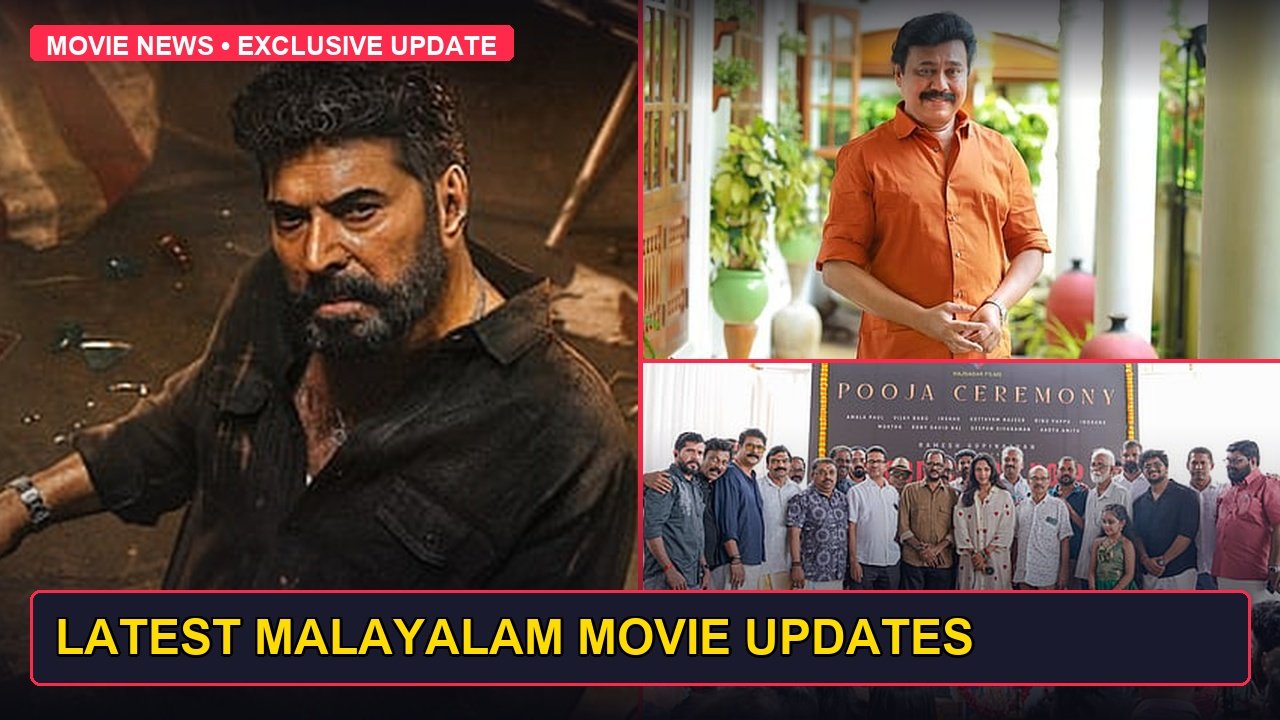
#> input picture outputs/youtube_thumbnails/sample_youtube_thumbnail.jpg, 1280 x 720 px
$ python -i thumbnail_generator.py   (imports and definitions only)
#> lines starting #> are read from the running program, lines starting #| are printed output that depends on the picture
"""
Automated YouTube Thumbnail Generator Module
Creates broadcast-quality 1280x720 YouTube thumbnail with:
- Gemini AI Creative Director: AI-generated main_hook, sub_text, badge, color_theme, layout_style
- Next-Gen Broadcast Engine: 3D Impact typography, glowing neon diagonal separators, cinematic vignette
- Backward-compatible create_collage_thumbnail() for legacy callers
"""

import os
import io
import re
import shutil
import subprocess
import base64
import tempfile
import requests
from pathlib import Path
from typing import List, Optional, Dict, Any
from PIL import Image, ImageDraw, ImageFont, ImageFilter, ImageEnhance

BASE_DIR = Path(__file__).resolve().parent
OUTPUT_DIR = BASE_DIR / "outputs"
THUMBNAIL_DIR = OUTPUT_DIR / "youtube_thumbnails"
# [1 line not run here, left out]


# [160 lines left out: functions find_headless_browser, get_font, get_best_font, clean_text_no_emoji, upgrade_image_url_quality, download_image, not called in this run]


def enhance_poster(img: Image.Image) -> Image.Image:
    """Enhances contrast, saturation, and sharpness for cinematic punch."""
    try:
        c = ImageEnhance.Contrast(img).enhance(1.22)
        s = ImageEnhance.Color(c).enhance(1.25)
        sh = ImageEnhance.Sharpness(s).enhance(1.35)
        return sh
    except Exception:
        return img


# [734 lines left out: functions crop_center, crop_smart, draw_3d_text, create_quad_malayalam_thumbnail, create_nextgen_thumbnail, create_collage_thumbnail, not called in this run]


# ─────────────────────────────────────────────────────────────────────────────
# SELF-TEST
# ─────────────────────────────────────────────────────────────────────────────

# [15 lines not run here, left out]

>>> import cv2
>>> picture = cv2.imread('outputs/youtube_thumbnails/sample_youtube_thumbnail.jpg', cv2.IMREAD_GRAYSCALE)
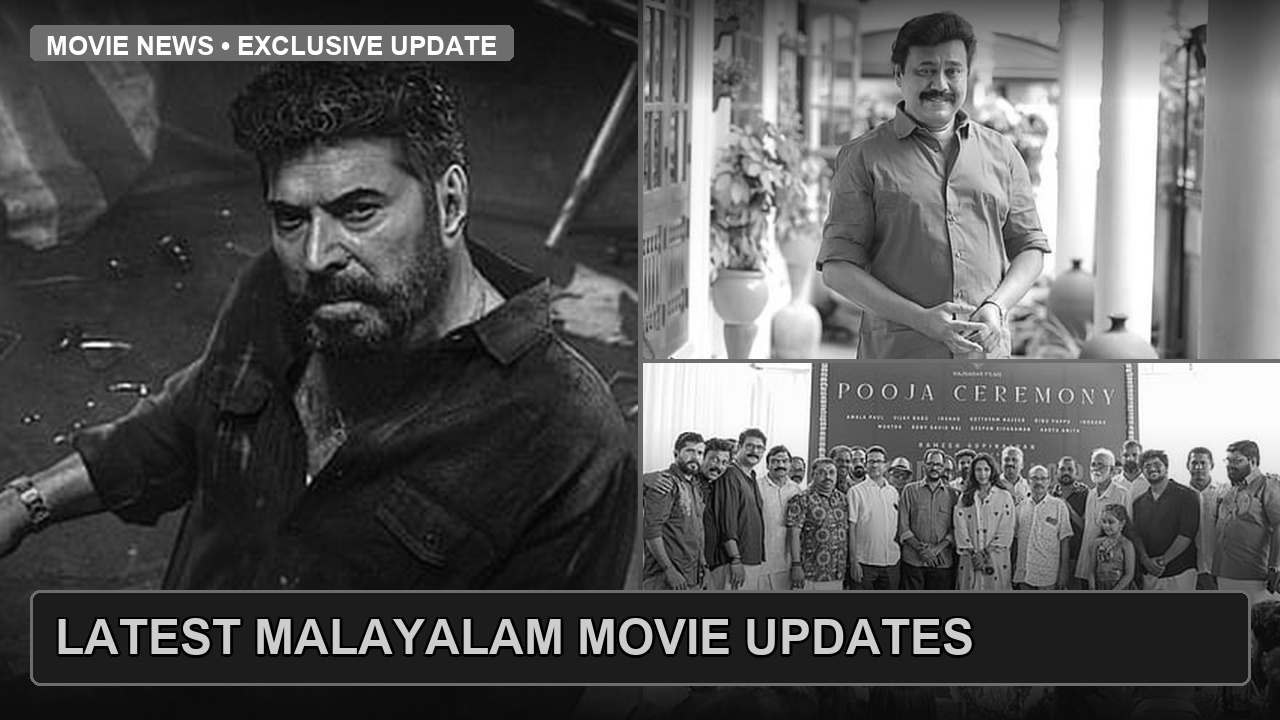
#> picture: shape (720, 1280); min 0, max 255, mean 85.8
>>> result = enhance_poster(picture)

$ run again, on image_library/actors/Aishwarya_Lekshmi/001.jpg
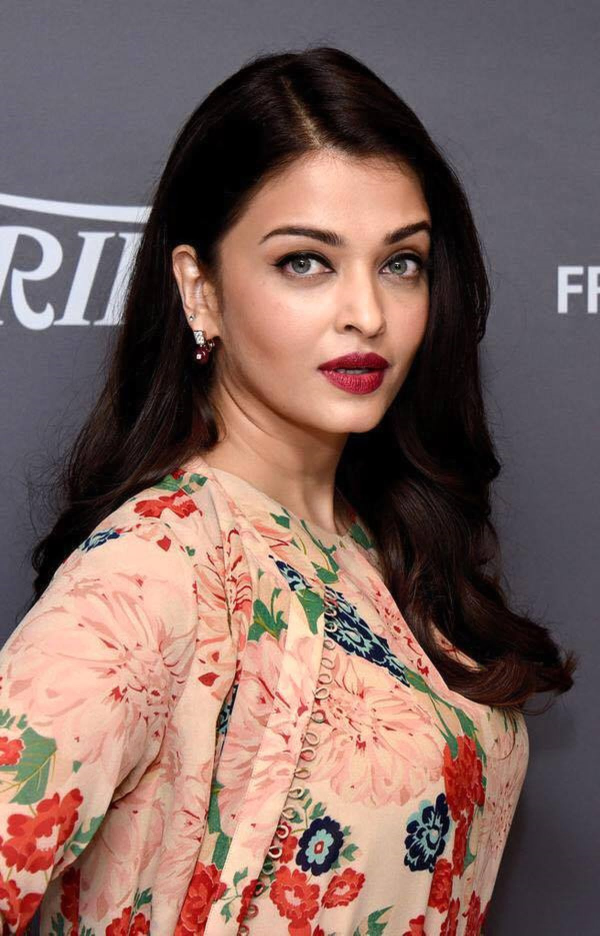
#> input picture image_library/actors/Aishwarya_Lekshmi/001.jpg, 1200 x 1871 px (shown at 1/2 size)
#> `picture = cv2.imread('outputs/youtube_thumbnails/sample_youtube_thumbn..`:
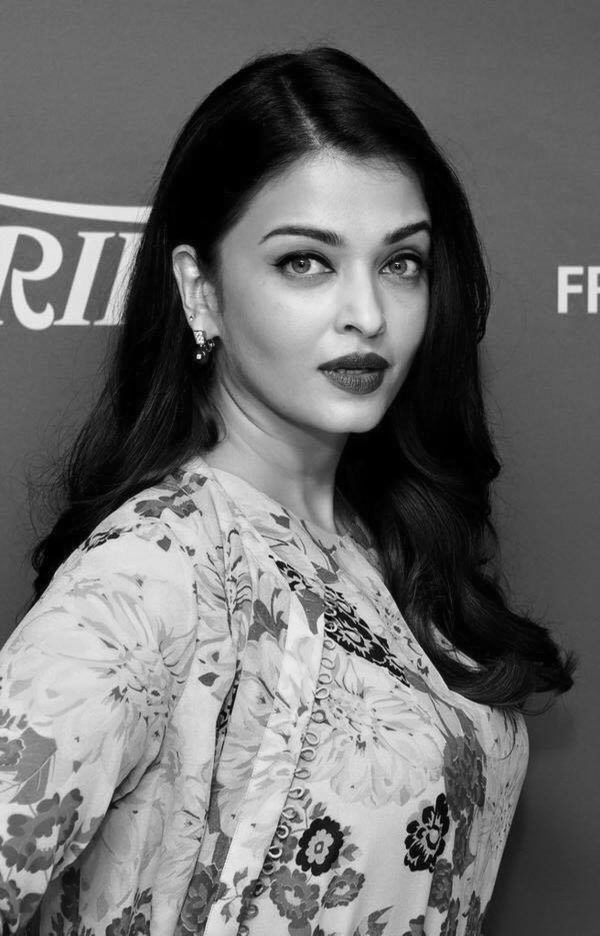
#> picture: shape (1871, 1200) (shown at 1/2 size); min 0, max 252, mean 108

$ run again, on image_library/actors/Alphonse_Puthren/001.jpg
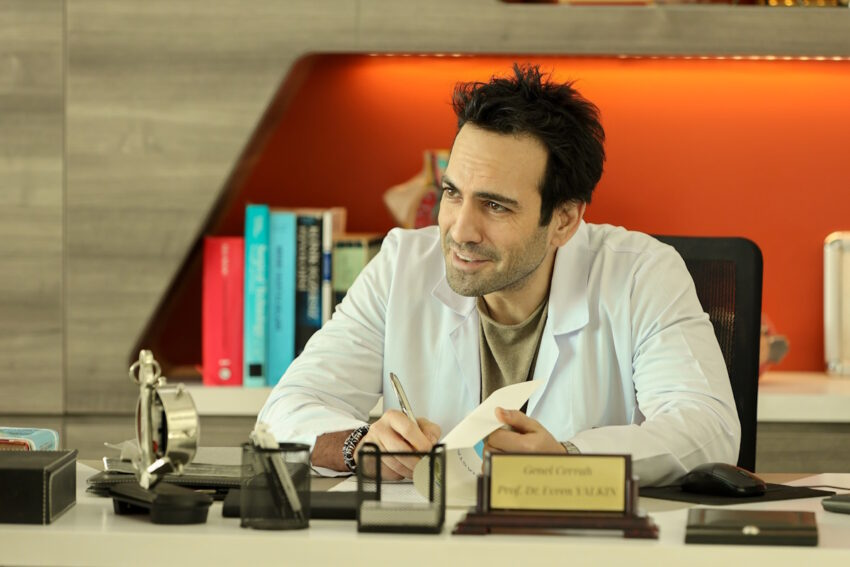
#> input picture image_library/actors/Alphonse_Puthren/001.jpg, 850 x 567 px
#> `picture = cv2.imread('outputs/youtube_thumbnails/sample_youtube_thumbn..`:
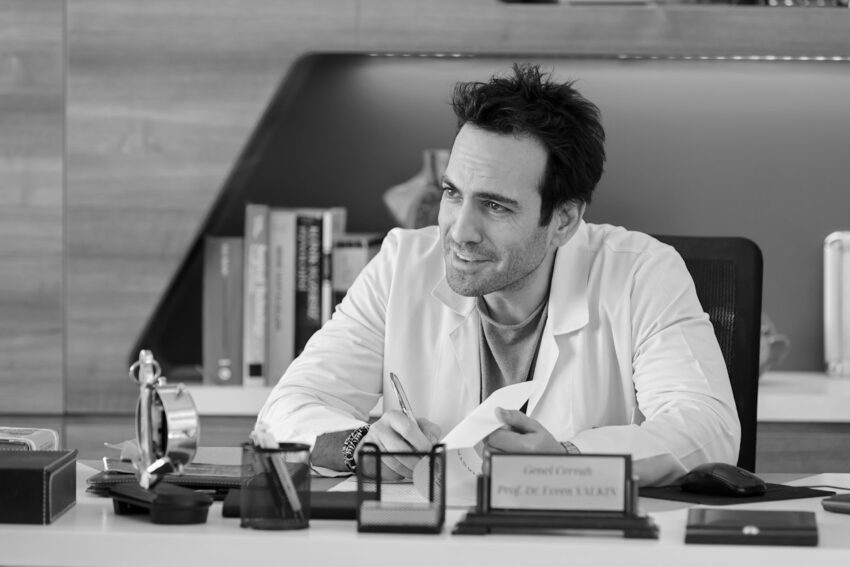
#> picture: shape (567, 850); min 0, max 255, mean 132.3
